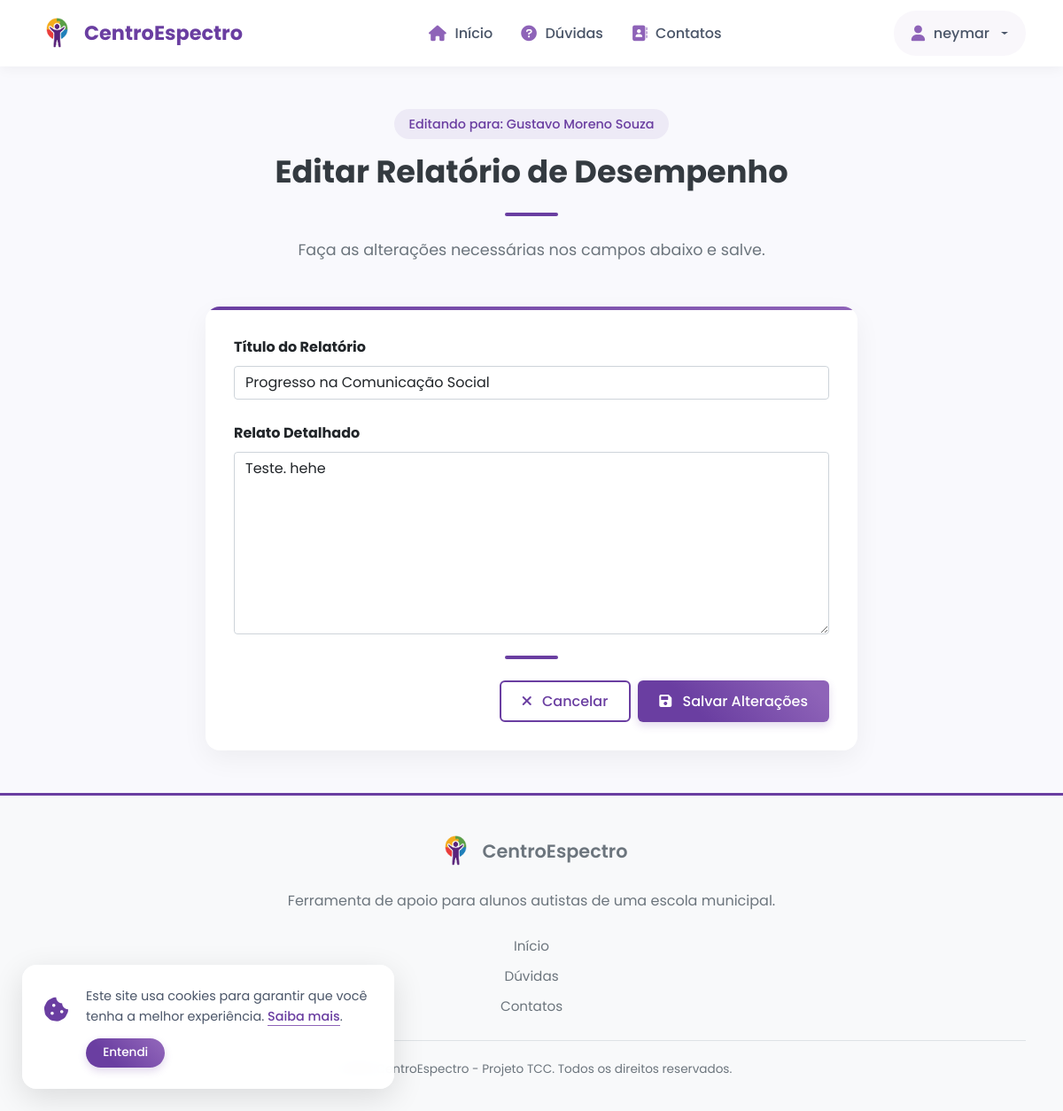
Page /professor/relatorio/1/editar/ (signed in) on the committed database.
### core/models.py (models this page shows, shortened)
class CustomUser(AbstractUser):  # Altere a herança
    is_admin = models.BooleanField(default=False)
    is_professor = models.BooleanField('É professor?', default=False)
    class Meta:
        verbose_name = 'Usuário'
        verbose_name_plural = 'Usuários'

class Aluno(models.Model):
    NIVEL_AUTISMO_CHOICES = [
        (1, 'Nível 1 - Exige apoio'),
        (2, 'Nível 2 - Exige apoio substancial'),
        (3, 'Nível 3 - Exige apoio muito substancial'),
    ]
    nome_completo = models.CharField(max_length=255, verbose_name='Nome Completo do Aluno')
    data_nascimento = models.DateField(verbose_name='Data de Nascimento')
    data_cadastro = models.DateTimeField(auto_now_add=True, verbose_name='Data de Cadastro')
    turma = models.ForeignKey(
        Turma,
        on_delete=models.SET_NULL,
        null=True,
        blank=True,
        related_name='alunos',
        verbose_name='Turma Regular'
    )
    nivel_autismo = models.IntegerField(
        choices=NIVEL_AUTISMO_CHOICES,
        null=True,
        blank=True, # Torna o campo opcional
        verbose_name='Nível de Suporte (Autismo)'
    )
    laudo_url = models.URLField(
        max_length=1024,
        blank=True,
        null=True,
        verbose_name='Laudo (URL do Arquivo)'
    )
    class Meta:
        verbose_name = 'Aluno'
        verbose_name_plural = 'Alunos'
        ordering = ['nome_completo']

class RelatorioDesempenho(models.Model):
    aluno = models.ForeignKey(Aluno, on_delete=models.CASCADE, related_name='relatorios', verbose_name='Aluno')
    professor = models.ForeignKey(CustomUser, on_delete=models.SET_NULL, null=True, related_name='relatorios_criados', verbose_name='Professor')
    titulo = models.CharField(max_length=200, verbose_name='Título do Relatório')
    relato = models.TextField(verbose_name='Relato de Desempenho')
    data_relatorio = models.DateTimeField(auto_now_add=True, verbose_name='Data do Relatório')
    class Meta:
        verbose_name = 'Relatório de Desempenho'
        verbose_name_plural = 'Relatórios de Desempenho'
        ordering = ['-data_relatorio']

### core/views.py (the view)
# urls.py: path('professor/relatorio/<int:relatorio_id>/editar/', views.editar_relatorio, name='editar_relatorio'),
@login_required
@user_passes_test(is_professor, login_url='/login/', redirect_field_name=None)
def editar_relatorio(request, relatorio_id):
    relatorio = get_object_or_404(RelatorioDesempenho, id=relatorio_id)
    aluno = relatorio.aluno
    if relatorio.professor != request.user:
        messages.error(request, 'Você não tem permissão para editar este relatório.')
        return redirect('detalhes_aluno', aluno_id=aluno.id)
    if request.method == 'POST':
        form = RelatorioDesempenhoForm(request.POST, instance=relatorio)
        if form.is_valid():
            form.save()
            messages.success(request, 'Relatório atualizado com sucesso!')
            return redirect('detalhes_aluno', aluno_id=aluno.id)
    else:
        form = RelatorioDesempenhoForm(instance=relatorio)
    context = {
        'title': f'Editar Relatório para {aluno.nome_completo}',
        'form': form,
        'aluno': aluno,
        'relatorio': relatorio
    }
    return render(request, 'core/auth/editar_relatorio.html', context)

### core/forms.py
class RelatorioDesempenhoForm(forms.ModelForm):
    titulo = forms.CharField(
        label='Título do Relatório',
        widget=forms.TextInput(attrs={
            'class': 'form-control',
            'placeholder': 'Ex: Progresso na comunicação social'
        })
    )
    relato = forms.CharField(
        label='Relato Detalhado',
        widget=forms.Textarea(attrs={
            'class': 'form-control',
            'rows': 8,
            'placeholder': 'Descreva aqui o desempenho, progressos, desafios e atividades realizadas pelo aluno.'
        })
    )
    class Meta:
        model = RelatorioDesempenho
        fields = ['titulo', 'relato']

### core/views.py (called while the page is built)
def is_professor(user):
    return user.is_authenticated and getattr(user, 'is_professor', False)

### core/templates/core/auth/editar_relatorio.html (shortened to what this page needs)
{% extends 'base.html' %}
{% load static %}
{% block content %}
<section class="container py-5 animate-fade-up">
    <div class="section-header text-center mb-5">
        <span class="section-subtitle">Editando para: {{ aluno.nome_completo }}</span>
        <h1 class="section-title">Editar Relatório de Desempenho</h1>
        <div class="section-divider"></div>
        <p class="section-description">Faça as alterações necessárias nos campos abaixo e salve.</p>
    </div>
    <div class="row justify-content-center">
        <div class="col-lg-8">
            <div class="feature-card">
                <form method="POST" novalidate>
                    <div class="mb-4">
                        <label for="{{ form.titulo.id_for_label }}" class="form-label fw-bold text-dark">{{ form.titulo.label }}</label>
                        {{ form.titulo }}
                    </div>
                    <div class="mb-4">
                        <label for="{{ form.relato.id_for_label }}" class="form-label fw-bold text-dark">{{ form.relato.label }}</label>
                        {{ form.relato }}
                    </div>
                    <div class="section-divider my-4"></div>
                    <div class="d-flex justify-content-end">
                        <a href="{% url 'detalhes_aluno' aluno.id %}" class="btn btn-outline-primary me-2">
                            <i class="fas fa-times me-2"></i> Cancelar
                        </a>
                        <button type="submit" class="btn btn-primary">
                            <i class="fas fa-save me-2"></i> Salvar Alterações
                        </button>
                    </div>
                </form>
            </div>
        </div>
    </div>
</section>
{% endblock %}

### core/templates/base.html (shortened to what this page needs)
<!DOCTYPE html>
<html lang="pt-br">
<head>
    {% load static %}
    <link rel="stylesheet" href="https://cdn.jsdelivr.net/npm/bootstrap@5.1.3/dist/css/bootstrap.min.css" />
    <link rel="stylesheet" href="https://cdnjs.cloudflare.com/ajax/libs/font-awesome/6.0.0/css/all.min.css" />
    <link rel="stylesheet" href="https://cdnjs.cloudflare.com/ajax/libs/animate.css/4.1.1/animate.min.css" />
    <link rel="stylesheet" href="{% static 'css/site.css' %}" />
</head>
<body>
    <header>
        <nav class="navbar navbar-expand-lg navbar-light sticky-top">
            <div class="container">
                <a class="navbar-brand d-flex align-items-center" href="{% url 'index' %}">
                    <img src="{% static 'img/favicon.png' %}" alt="Logo CentroEspectro" class="logo-img">
                    <span>CentroEspectro</span>
                </a>
                <div class="collapse navbar-collapse" id="navbarNav">
                    <ul class="navbar-nav mx-auto">
                        <li class="nav-item"><a class="nav-link {% if request.resolver_match.url_name == 'index' %}active{% endif %}" href="{% url 'index' %}"><i class="fas fa-home nav-icon"></i>Início</a></li>
                        <li class="nav-item"><a class="nav-link {% if request.resolver_match.url_name == 'duvidas' %}active{% endif %}" href="{% url 'duvidas' %}"><i class="fas fa-question-circle nav-icon"></i>Dúvidas</a></li>
                        <li class="nav-item"><a class="nav-link {% if request.resolver_match.url_name == 'contatos' %}active{% endif %}" href="{% url 'contatos' %}"><i class="fas fa-address-book nav-icon"></i>Contatos</a></li>
                    </ul>
                    <ul class="navbar-nav">
                        {% if user.is_authenticated %}
                        <li class="nav-item dropdown">
                            <a class="nav-link dropdown-toggle" href="#" id="userDropdown" role="button" data-bs-toggle="dropdown" aria-expanded="false">
                                <i class="fas fa-user nav-icon"></i>{{ user.username }}
                            </a>
                        </li>
                        {% endif %}
                    </ul>
                </div>
            </div>
        </nav>
    </header>
    <main role="main">
        {% block content %}{% endblock %}
    </main>
    <div id="cookie-banner">
        <div class="cookie-icon">
            <i class="fas fa-cookie-bite"></i>
        </div>
        <div class="cookie-content">
            <p class="cookie-text mb-2">
                Este site usa cookies para garantir que você tenha a melhor experiência.
                <a href="#">Saiba mais</a>.
            </p>
            <button id="cookie-accept-btn" class="btn btn-primary btn-sm">Entendi</button>
        </div>
    </div>
    <footer class="footer">
        <div class="container">
            <div class="footer-content">
                <div class="footer-logo">
                    <img src="{% static 'img/favicon.png' %}" alt="Logo CentroEspectro" class="logo-img">
                    <span>CentroEspectro</span>
                </div>
                <p class="footer-description">Ferramenta de apoio para alunos autistas de uma escola municipal.</p>
                <div class="footer-links">
                    <a href="{% url 'index' %}">Início</a>
                    <a href="{% url 'duvidas' %}">Dúvidas</a>
                    <a href="{% url 'contatos' %}">Contatos</a>
                </div>
                <div class="footer-copyright">
                    <p>&copy; 2025 CentroEspectro - Projeto TCC. Todos os direitos reservados.</p>
                </div>
            </div>
        </div>
    </footer>
</body>
</html>

### static/css/site.css (style rules this page uses)
:root { --primary: #6a3ea1; --primary-dark: #5b2e92; --primary-light: #9a6dd7; --primary-very-light: #f3effa; --secondary: #3a86ff; --accent: #ffd60a; --success: #4caf50; --info: #2196f3; --warning: #ff9800; --danger: #f44336; --light: #f8f9fa; --dark: #343a40; --gray-100: #f8f9fa; --gray-200: #e9ecef; --gray-300: #dee2e6; --gray-400: #ced4da; --gray-500: #adb5bd; --gray-600: #6c757d; --gray-700: #495057; --gray-800: #343a40; --gray-900: #212529; --body-bg: #f9f9fd; --card-shadow: 0 10px 30px rgba(0, 0, 0, 0.05); --transition: all 0.3s ease; }
html { scroll-behavior: smooth; }
body { font-family: 'Poppins', sans-serif; background-color: var(--body-bg); color: var(--gray-700); line-height: 1.7; overflow-x: hidden; }
a { color: var(--primary); text-decoration: none; transition: var(--transition); }
.section-subtitle { display: inline-block; padding: 5px 16px; background-color: rgba(106, 62, 161, 0.08); color: var(--primary); border-radius: 50px; font-size: 0.9rem; font-weight: 500; margin-bottom: 1rem; }
.section-title { font-size: 2.2rem; font-weight: 700; color: var(--gray-800); margin-bottom: 1rem; }
.section-divider { height: 4px; width: 60px; background: var(--primary); margin: 1.5rem auto; border-radius: 2px; }
.section-header.text-center .section-divider { margin: 1.5rem auto; }
.section-description { font-size: 1.1rem; color: var(--gray-600); max-width: 800px; margin: 0 auto; }
.btn { border-radius: 50px; padding: 0.6rem 1.5rem; font-weight: 500; transition: var(--transition); position: relative; overflow: hidden; z-index: 1; }
.btn-primary { background: linear-gradient(45deg, var(--primary) 30%, var(--primary-light) 90%); border: none; color: white !important; box-shadow: 0 4px 10px rgba(106, 62, 161, 0.2); }
.btn-outline-primary { color: var(--primary); border: 2px solid var(--primary); background: transparent; }
.feature-card { background-color: white; border-radius: 16px; padding: 2rem; box-shadow: var(--card-shadow); height: 100%; transition: var(--transition); position: relative; overflow: hidden; z-index: 1; }
.feature-card::before { content: ''; position: absolute; top: 0; left: 0; width: 100%; height: 4px; background: linear-gradient(90deg, var(--primary) 0%, var(--primary-light) 100%); transition: var(--transition); }
.animate-fade-up { animation: fadeUp 0.8s ease-out forwards; opacity: 0; }
#cookie-banner { position: fixed; bottom: 25px; left: 25px; width: auto; max-width: 420px; background-color: rgba(255, 255, 255, 0.95); backdrop-filter: blur(10px); color: var(--gray-700); border-radius: 16px; padding: 1.5rem; box-shadow: 0 10px 35px rgba(0, 0, 0, 0.12); z-index: 1100; display: flex; align-items: flex-start; gap: 1.2rem; opacity: 0; transform: translateY(20px) scale(0.98); visibility: hidden; transition: all 0.5s cubic-bezier(0.16, 1, 0.3, 1); }
#cookie-banner.show { opacity: 1; transform: translateY(0) scale(1); visibility: visible; }
.cookie-icon { font-size: 1.8rem; color: var(--primary); margin-top: 3px; }
.cookie-content { flex: 1; }
.cookie-text { font-size: 0.9rem; line-height: 1.6; margin-bottom: 0.8rem !important; }
.cookie-text a { color: var(--primary); font-weight: 500; text-decoration: none; border-bottom: 1px solid var(--primary-light); }
#cookie-accept-btn { border-radius: 50px; padding: 0.4rem 1.2rem; font-size: 0.85rem; }

### rows in the picture
CustomUser: username "neymar"
Aluno: nome_completo "Gustavo Moreno Souza"
RelatorioDesempenho: titulo "Progresso na Comunicação Social", relato "Teste. hehe"
